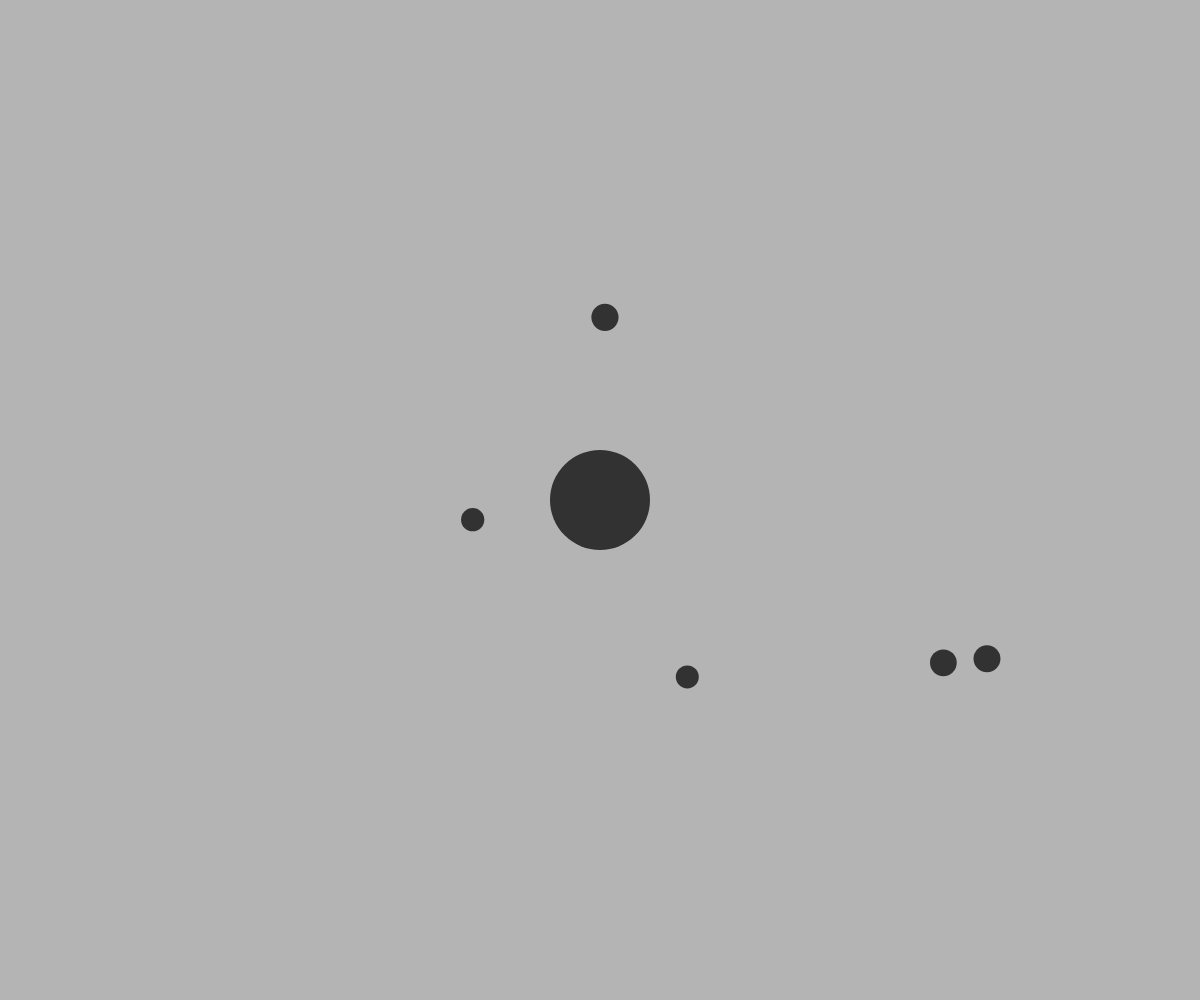
Frame 1 (no input)
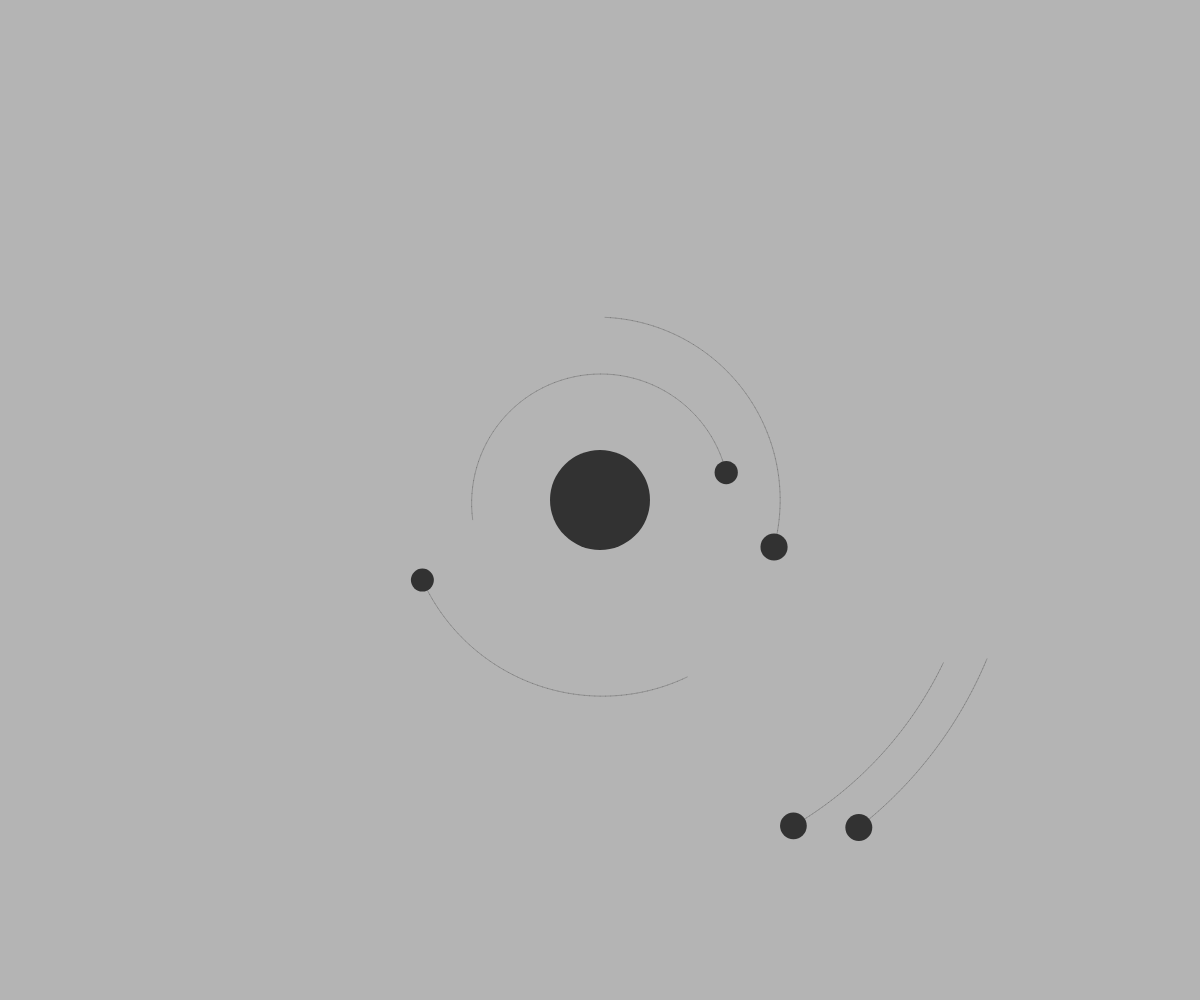
Frame 60 (no input)
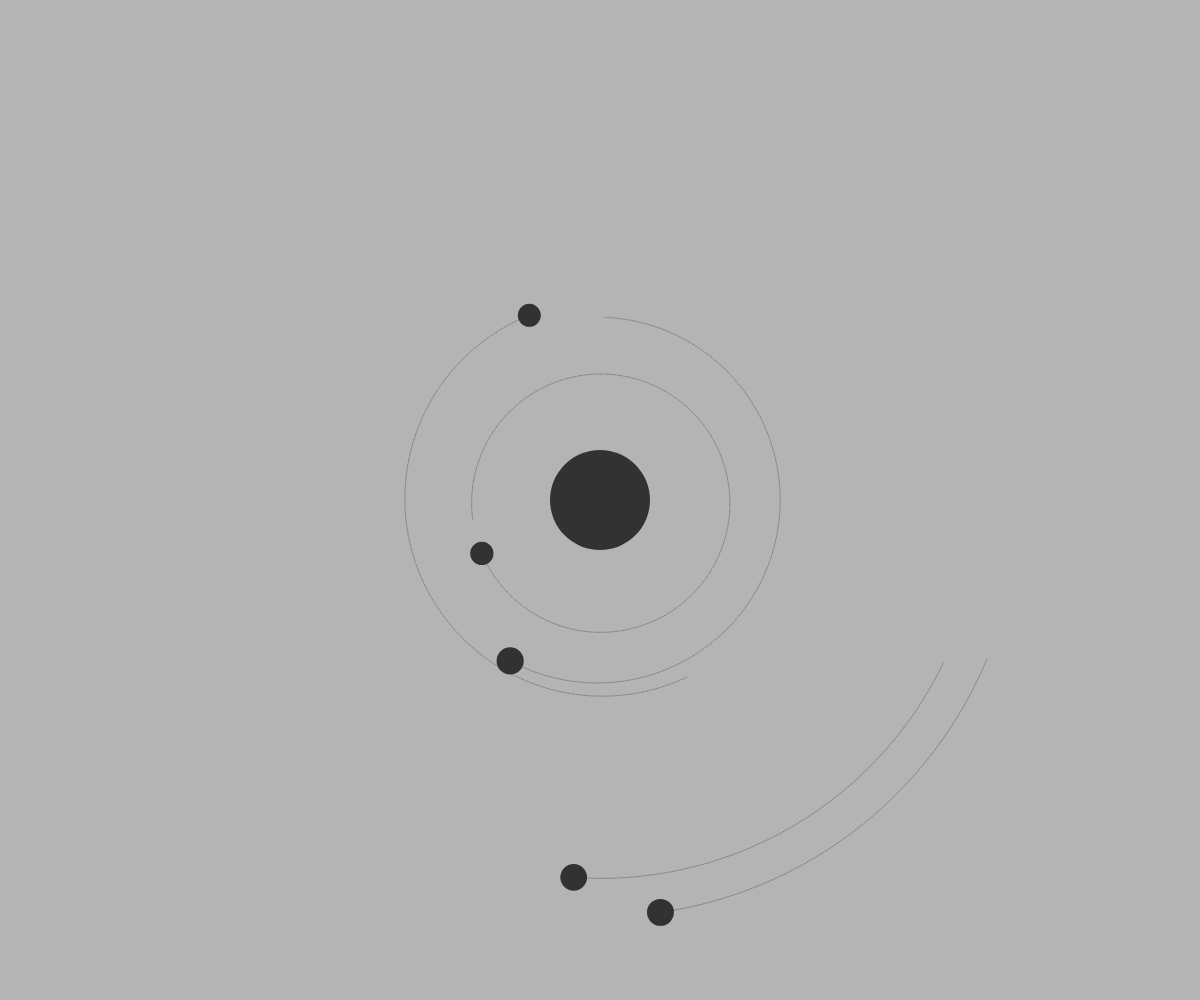
Frame 120 (the mouse pressed at the canvas centre since frame 60)

The p5.js sketch that drew these frames (run headless with seeded random() and noise() and a simulated clock; from frame 60 on, the mouse is pressed at the canvas centre):

// p5.js sketch
// ── sketch.js
let planets = []
let sun
let numPlanets = 5
let G = 110
let destabilise = 0.0001

function setup() {
  createCanvas(windowWidth,windowHeight)
  sun = new Body(50,createVector(0,0),createVector(0,0))

    // Initialise the planets
  for (let i = 0; i < numPlanets; i++) {
    let mass = random(10, 15)
    let radius = random(sun.d, min(windowWidth/2,windowHeight/2))
    let angle = random(0, TWO_PI)
    let planetPos = createVector(radius * cos(angle), radius * sin(angle))

    // Find direction of orbit and set velocity
    let planetVel = planetPos.copy()
    if (random(1) < 0.1) planetVel.rotate(-HALF_PI)
    else planetVel.rotate(HALF_PI)  // Direction of orbit
    planetVel.normalize()
    planetVel.mult( sqrt((G * sun.mass)/(radius)) ) // Circular orbit velocity
    planetVel.mult( random( 1-destabilise, 1+destabilise) ) // create elliptical orbit

    planets.push( new Body(mass, planetPos, planetVel) )
  }
}

function draw() {
  background(180)
  translate(width/2, height/2)
  for (let i = numPlanets-1; i >= 0; i--) {
    sun.attract(planets[i])
    planets[i].move()
    planets[i].show()
  }
  sun.show()
}


function Body(_mass, _pos, _vel){
  this.mass = _mass
  this.pos = _pos
  this.vel = _vel
  this.d = this.mass*2
  this.thetaInit = 0
  this.path = []
  this.pathLen = Infinity

  this.show = function() {
    stroke(0,50)
    for (let i = 0; i < this.path.length-2; i++) {
      line(this.path[i].x, this.path[i].y, this.path[i+1].x, this.path[i+1].y,)
    }
    fill(50); noStroke()
    ellipse(this.pos.x, this.pos.y, this.d, this.d)
  }


  this.move = function() {
    this.pos.x += this.vel.x
    this.pos.y += this.vel.y
    this.path.push(createVector(this.pos.x,this.pos.y))
    if (this.path.length > 200) this.path.splice(0,1)
  }

  this.applyForce = function(f) {
    this.vel.x += f.x / this.mass
    this.vel.y += f.y / this.mass
  }

  this.attract = function(child) {
    let r = dist(this.pos.x, this.pos.y, child.pos.x, child.pos.y)
    let f = (this.pos.copy()).sub(child.pos)
    f.setMag( (G * this.mass * child.mass)/(r * r) )
    child.applyForce(f)
  }

}
